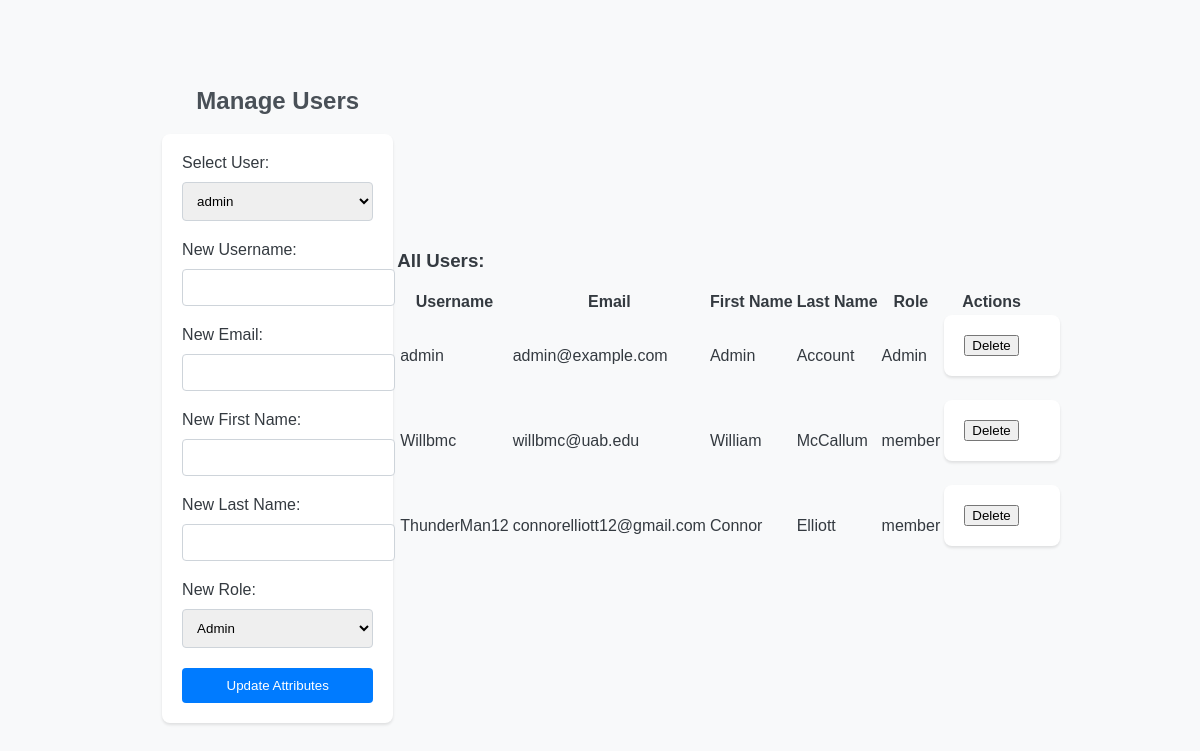
/manageusers, run on an earlier commit of the app's database.
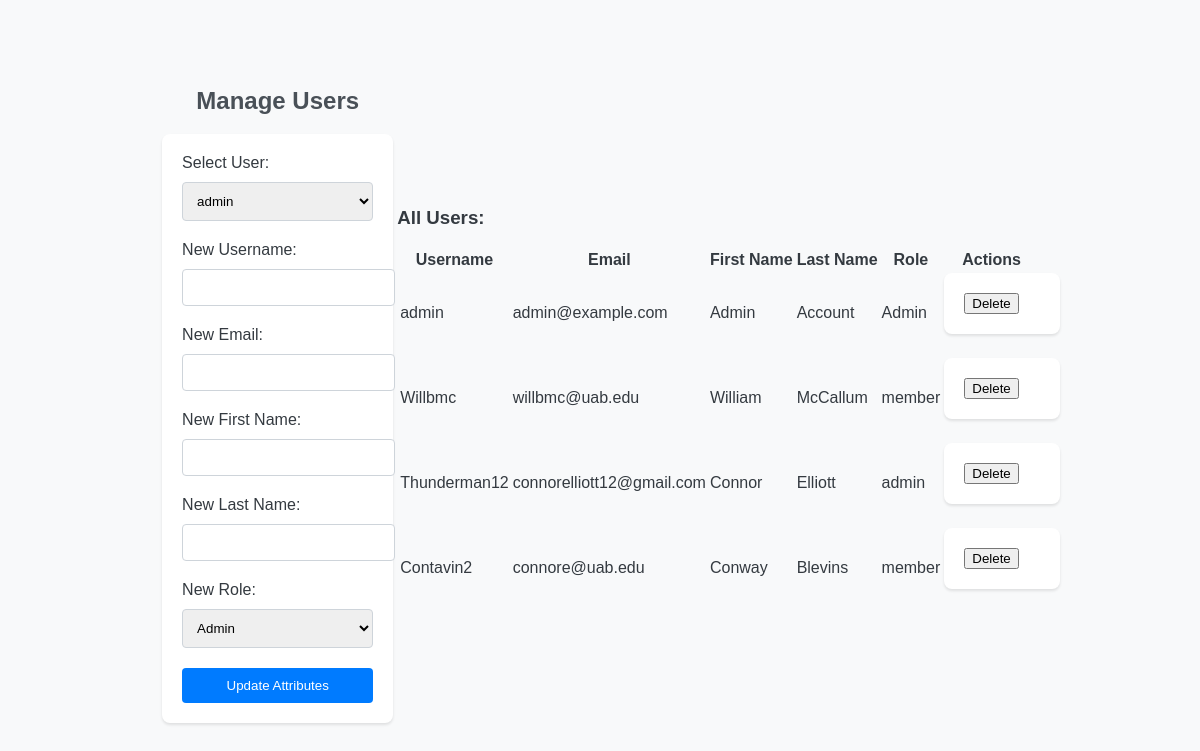
And on a later commit of the database.
### Main.py (models this page shows, shortened)
class User(db.Model):
    id = db.Column(db.Integer, primary_key=True)
    username = db.Column(db.String(80), unique=True, nullable=False)
    email = db.Column(db.String(120), unique=True, nullable=False)
    firstname = db.Column(db.String(80), nullable=False)
    lastname = db.Column(db.String(80), nullable=False)
    role = db.Column(db.String(20), nullable=False)
    password = db.Column(db.String(128), nullable=False)
    def getUsername(self):
        return self.username
    def getEmail(self):
        return self.email
    def getFirstName(self):
        return self.firstname
    def getLastName(self):
        return self.lastname
    def getRole(self):
        return self.role

### Main.py (the view, shortened to what this page needs)
@app.route('/manageusers', methods=['GET', 'POST'])
def manageusers():
    users = User.query.all()
    return render_template('manageusers.html', users=users)

### templates/manageusers.html (shortened to what this page needs)
<!DOCTYPE html>
<html>
    <head>
        <link rel="stylesheet" type="text/css" href="{{ url_for('static', filename='sampleIteneraries.css') }}">
    </head>
    <body>
        <section>
            <h2>Manage Users</h2>
            <form method="post">
                <label for="user_id">Select User:</label>
                <select id="user_id" name="user_id">
                    {% for user in users %}
                    <option value="{{ user.id }}">{{ user.getUsername() }}</option>
                    {% endfor %}
                </select>
                <br>
                <label for="username">New Username:</label>
                <input type="text" id="username" name="username">
                <br>
                <label for="email">New Email:</label>
                <input type="email" id="email" name="email">
                <br>
                <label for="firstname">New First Name:</label>
                <input type="text" id="firstname" name="firstname">
                <br>
                <label for="lastname">New Last Name:</label>
                <input type="text" id="lastname" name="lastname">
                <br>
                <label for="role">New Role:</label>
                <select id="role" name="role">
                    <option value="admin">Admin</option>
                </select>
                <br>
                <input type="submit" value="Update Attributes">
            </form>
        </section>
        <section>
            <h3>All Users:</h3>
            <table>
                <tr>
                    <th>Username</th>
                    <th>Email</th>
                    <th>First Name</th>
                    <th>Last Name</th>
                    <th>Role</th>
                    <th>Actions</th>
                </tr>
                {% for user in users %}
                <tr>
                    <td>{{ user.getUsername() }}</td>
                    <td>{{ user.getEmail() }}</td>
                    <td>{{ user.getFirstName() }}</td>
                    <td>{{ user.getLastName() }}</td>
                    <td>{{ user.getRole() }}</td>
                    <td>
                        <form method="post">
                            <button type="submit">Delete</button>
                        </form>
                    </td>
                </tr>
                {% endfor %}
            </table>
        </section>
    </body>
</html>

What changed in the data, as far as the page shows it:
changed User "connorelliott12@gmail.com": getUsername "ThunderMan12" → "Thunderman12"; getRole "member" → "admin"
added User: getUsername "Contavin2", getEmail "connore@uab.edu", getFirstName "Conway", getLastName "Blevins", getRole "member"
